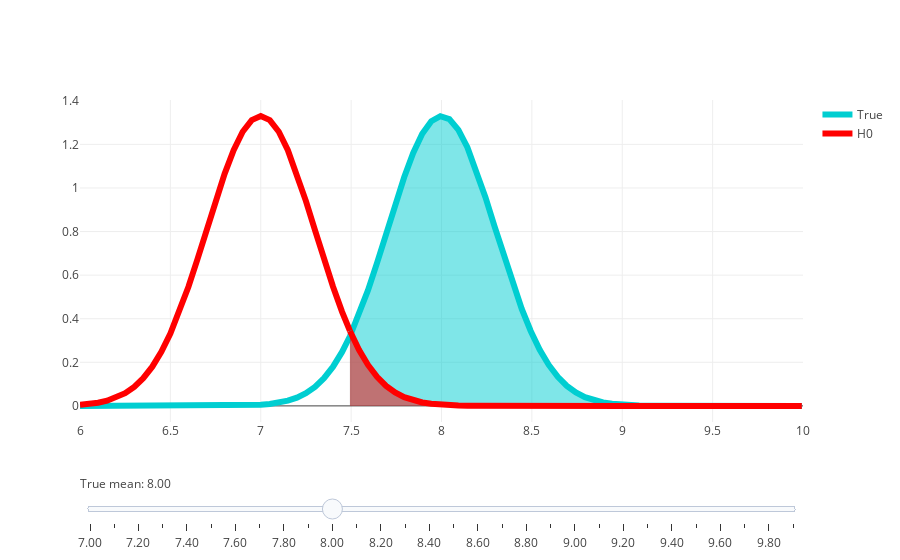

The notebook cell saved with this chart:
### Markdown cell above
Let's consider the following example.

The taxi company claims that the average wait time for a taxi is 7 minutes with standard deviation 3.
Their competitor made an independent experiment with 100 participants and discovered that the averate wait time of the experiment was 14. 

Can the competitor company claim that they have an evidence that the average wait time is bigger than the reported one?

### Code cell
from plotly import __version__
from plotly.offline import init_notebook_mode, plot, iplot
import numpy as np 
from scipy.stats import norm

%matplotlib inline

init_notebook_mode(connected=True) # inline mode for plotly

h0_mean = 7 # H0 hypothesis
sigma = 3 # we suppose that we know sigma
n = 100 # sample size
start = 6; end = 10 # start and end of the considered values of mean
sigma_ztest = sigma/np.sqrt(n) # standard deviation of the distribution of means
sign_level_arg = norm.ppf(.95, h0_mean, sigma_ztest) # the critical value for the significance level 0.05
x1 = np.append(np.arange(start, sign_level_arg, 0.05), [sign_level_arg]) # x argument for the uncolored part of plot
x2 = np.arange(sign_level_arg, end, 0.05) # x argument for colored part
step_range = np.arange(h0_mean,end,0.1)

# creating scatterplot for each of the steps (in slider)
data = [dict(visible = False, line=dict(color='00CED1', width=6), hoverinfo='none',
            x = x1, y = norm.pdf(x1,step,sigma_ztest), name = 'True') for step in step_range] + [
        dict(visible = False, line=dict(color='00CED1', width=6), hoverinfo='none', 
             fill='tozeroy', showlegend=False,
            x = x2, y = norm.pdf(x2,step,sigma_ztest), name='') for step in step_range]+ [
        dict(visible = True, line=dict(color='red', width=6), hoverinfo='none',
            x = x1, y = norm.pdf(x1,h0_mean,sigma_ztest), name='H0'),
        dict(visible = True, line=dict(color='red', width=6), hoverinfo='none',
            fill='tozeroy',showlegend=False,
            x = x2, y = norm.pdf(x2,h0_mean,sigma_ztest), name = '')]

# number of steps
size = (len(data)-2)
# step 10 is visible
data[10]['visible'] = True
data[10+ int(size/2)]['visible'] = True

steps = []

for i in range(0, int(size/2)):
    step = dict(
        method = 'restyle',
        args = ['visible', [False] * (len(data)-2) + [True]*2],
        label = ['%.2f'%t for t in step_range][i]
    )
    step['args'][1][i] = True # Toggle i'th trace to "visible"
    step['args'][1][i+int(size/2)] = True 
    steps.append(step)

sliders = [dict(
    active = 10,
    currentvalue = {"prefix": "True mean: "},
    pad = {"t": 50},
    steps = steps
)]
layout = dict(sliders=sliders, annotations=[
        dict(x=1,y=0.01,xref='x',yref='y', text='alpha',showarrow=True,arrowhead=5,ax=-40,ay=-40)
    ], xaxis=dict(range=[start,end]))

fig = dict(data=data, layout=layout)

iplot(fig, filename='Sine Wave Slider')
